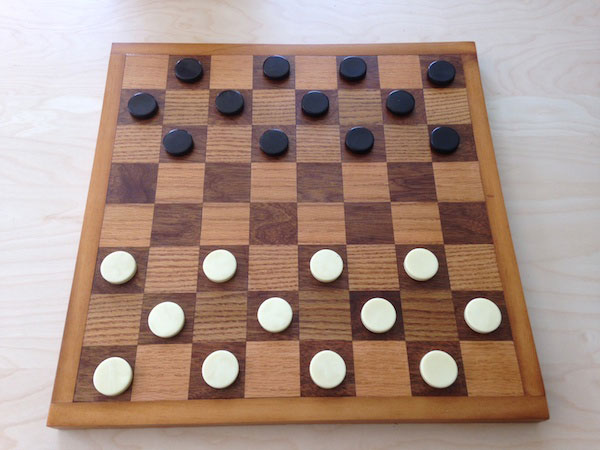
#> input picture Intro_OpenCV/tratamiento_imagenes/17.jpg, 600 x 450 px, found by its file name
$ python 24_HoughLINEAS.py
#> lines starting #> are read from the running program, lines starting #| are printed output that depends on the picture; after the words box and inside, x2 and y2 are one past the last pixel; in counts of white or black regions, pixels touching at a corner belong together
import cv2
import numpy as np

dir = "Intro_OpenCV/tratamiento_imagenes/"
imagen = cv2.imread(dir + "17.jpg", 1)
#> imagen is the input picture: shape (450, 600, 3); mean B, G, R 134.1, 144.7, 168.6
img = imagen.copy()

gris = cv2.cvtColor(img, cv2.COLOR_BGR2GRAY)
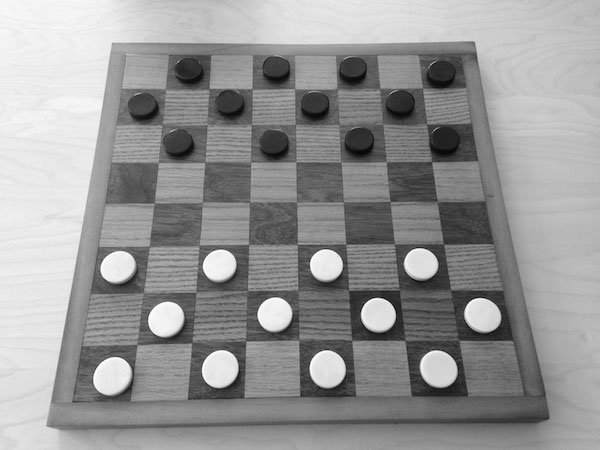
#> gris: shape (450, 600); min 2, max 255, mean 150.6
gris = cv2.blur(gris, (3, 3))
bordes = cv2.Canny(gris, 80, 100)
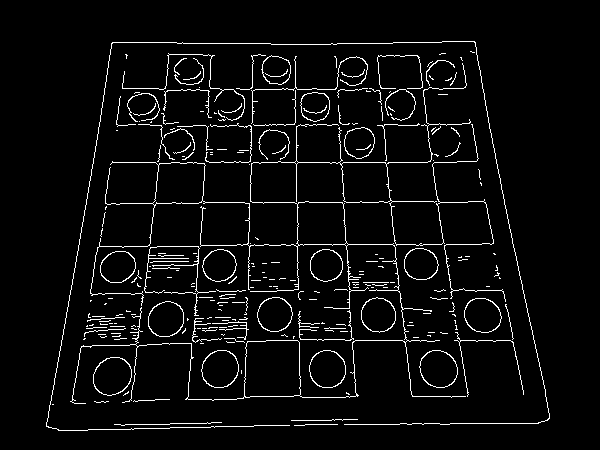
#> bordes: shape (450, 600); 4.5% white in thin lines or dots, all inside (x1, y1, x2, y2) = (46, 41, 550, 431)

print(imagen.shape)
#| (450, 600, 3)

lines = cv2.HoughLines(bordes, 2, np.pi / 180, 200)
#> lines = 23 rows, first 8: [430, 1.55], [162, 1.57], [202, 1.57], [244, 1.57], [120, 0.175], [88, 1.57], [42, 1.57], [124, 1.57]

if lines is not None:
    print(len(lines))
#| 23
    for line in lines:
        rho, theta = line[0]
        a = np.cos(theta)
        b = np.sin(theta)
        x0 = a * rho
        y0 = b * rho
        x1 = int(x0 + 1000 * (-b))
        y1 = int(y0 + 1000 * (a))
        x2 = int(x0 - 1000 * (-b))
        y2 = int(y0 - 1000 * (a))
        cv2.line(img, (x1, y1), (x2, y2), (0, 0, 255), 2)
#> this loop made 23 passes
#> (rho, theta, a, b, x0, y0, x1, y1) on passes 1 to 12: (430, 1.55, 0.0175, 1, 7.5, 429.9, -992, 447), (162, 1.57, -4.37e-08, 1, -7.08e-06, 162, -1000, 161), (202, 1.57, -4.37e-08, 1, -8.83e-06, 202, -1000, 201), (244, 1.57, -4.37e-08, 1, -1.07e-05, 244, -1000, 243), (120, 0.175, 0.985, 0.174, 118.2, 20.84, -55, 1005), (88, 1.57, -4.37e-08, 1, -3.85e-06, 88, -1000, 87), (42, 1.57, -4.37e-08, 1, -1.84e-06, 42, -1000, 41), (124, 1.57, -4.37e-08, 1, -5.42e-06, 124, -1000, 123), (216, 0.0698, 0.998, 0.0698, 215.5, 15.07, 145, 1012), (296, 0, 1, 0, 296, 0, 296, 1000), (340, 1.57, -4.37e-08, 1, -1.49e-05, 340, -1000, 339), (174, 0.105, 0.995, 0.105, 173, 18.19, 68, 1012)
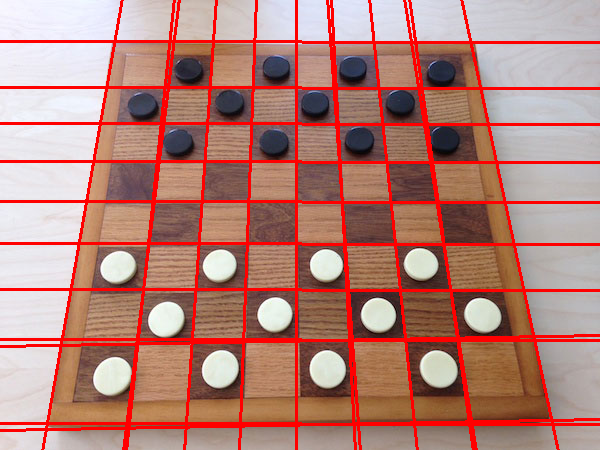
#> img: shape (450, 600, 3); 12.15% of pixels changed, all inside (x1, y1, x2, y2) = (0, 0, 600, 450)

cv2.imshow("Imagen Original", imagen)
cv2.imshow("LINEAS", img)
cv2.imshow("BORDES", bordes)

cv2.waitKey(0)
cv2.destroyAllWindows()
